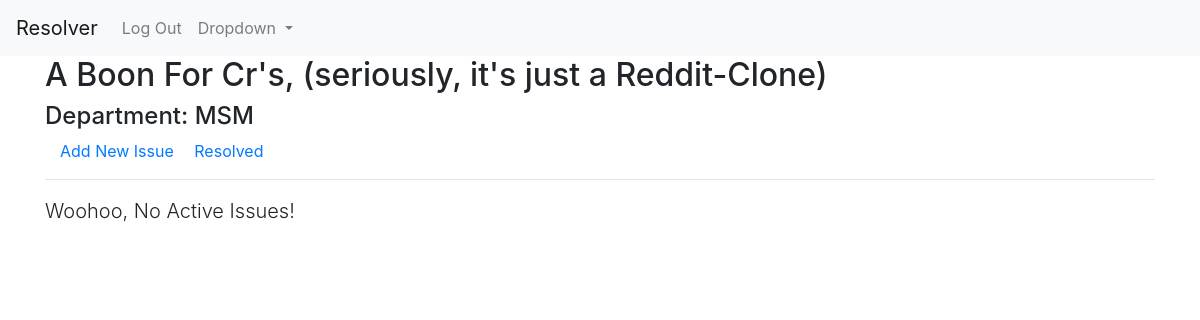
The app's page / (signed in), older data.
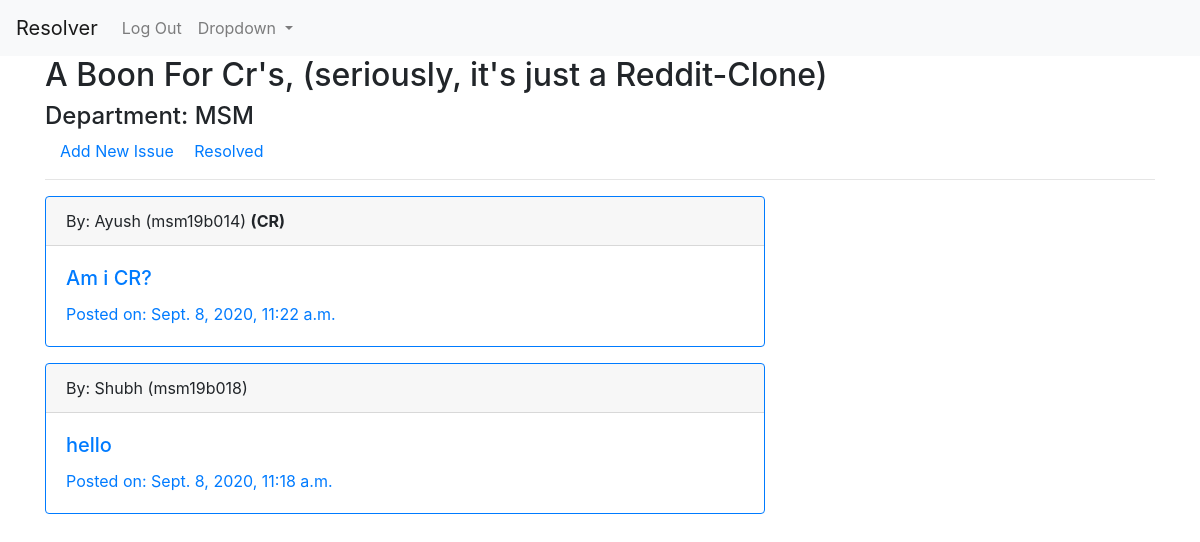
The same page, newer data.
### profiles/models.py (models this page shows, shortened)
class User(AbstractUser):
    pass

class UserInfo(models.Model):
    user = models.OneToOneField(User,on_delete=models.CASCADE,related_name='info')
    is_cr = models.BooleanField(default=False)
    department = models.CharField(max_length=3)
    join_year = models.CharField(max_length=4)
    institute = models.ForeignKey(Institute,on_delete=models.CASCADE,related_name='allusers')
    registered_on = models.DateTimeField(auto_now_add=True)

### reporter/models.py (models this page shows, shortened)
class Report(models.Model):
    user = models.ForeignKey(UserInfo,on_delete=models.CASCADE,blank=True)
    content = models.TextField('Issue')
    department = models.CharField(max_length=3,blank=True)
    timestamp = models.DateTimeField(auto_now_add=True)
    updated = models.DateTimeField(auto_now=True)
    active = models.BooleanField(default=True)
    class Meta:
        ordering = ['-updated','-timestamp']

### reporter/views.py (the view)
# urls.py: path('',views.index_view,name='index'),
def index_view(request):
    qs = []
    if request.user.is_authenticated:
        qs = Report.objects.filter(active=True,department=request.user.info.department)
    return render(request,'profiles/index.html',{'issue_list':qs})

### reporter/templates/profiles/index.html (shortened to what this page needs)
{% extends 'base.html' %}
{% block content %}
<div>
    <h2>A Boon For Cr's, (seriously, it's just a Reddit-Clone)</h2>
    {% if request.user.is_authenticated %}
    <h4>Department: {{request.user.info.department|upper}}</h4>
    <div class="container">
        <a class="mr-3" href="{% url 'reporter:issue-form' %}">Add New Issue</a>
        <a href="{% url 'reporter:archived' %}">Resolved</a>
    </div>
    <hr>
    {% for issue in issue_list %}
    <div class="card border-primary mb-3" style="max-width: 45rem;">
        <div class="card-header">By: {{issue.user.user.first_name}} ({{issue.user.user.username}}) {% if issue.user.is_cr %}<strong>(CR)</strong>{% endif %} </div>
        <div class="card-body text-primary">
          <h5 class="card-title">{{issue.content}}</h5>
          <p class="card-text">Posted on: {{issue.timestamp}}</p>
        </div>
    </div>
    {% empty %}
    <p class="lead">Woohoo, No Active Issues!</p>
    {% endfor %}
    {% else %}
    <p class="">Log In to Report Issues!</p>
    {% endif %}
</div>
{% endblock %}

### templates/base.html (shortened to what this page needs)
<!doctype html>
<html lang="en">
  <head>
    <link rel="stylesheet" href="https://stackpath.bootstrapcdn.com/bootstrap/4.5.2/css/bootstrap.min.css">
  </head>
  <body>
    <section>
      <nav class="navbar navbar-expand-lg navbar-light bg-light">
        <a class="navbar-brand" href="{% url 'reporter:index' %}">Resolver</a>
        <div class="collapse navbar-collapse" id="navbarSupportedContent">
          <ul class="navbar-nav mr-auto">
            {% if request.user.is_authenticated %}
            <li class="nav-item">
              <a class="nav-link" href="{% url 'account_logout' %}">Log Out</a>
            </li>
            {% endif %}
            <li class="nav-item dropdown">
              <a class="nav-link dropdown-toggle" href="#" id="navbarDropdown" role="button" data-toggle="dropdown" aria-haspopup="true" aria-expanded="false">
                Dropdown
              </a>
            </li>
          </ul>
        </div>
      </nav>
    </section>
    <div class="container">
      {% block content %} {% endblock %}
    </div>
  </body>
</html>

Row changes from the older to the newer data that the page shows:
added Report: user.user.first_name "Ayush", user.user.username "msm19b014", shows "(CR)", content "Am i CR?", timestamp "Sept. 8, 2020, 11:22 a.m."
added Report: user.user.first_name "Shubh", user.user.username "msm19b018", content "hello", timestamp "Sept. 8, 2020, 11:18 a.m."
Text that changed along with them:
text no longer shown: "Woohoo, No Active Issues!"
